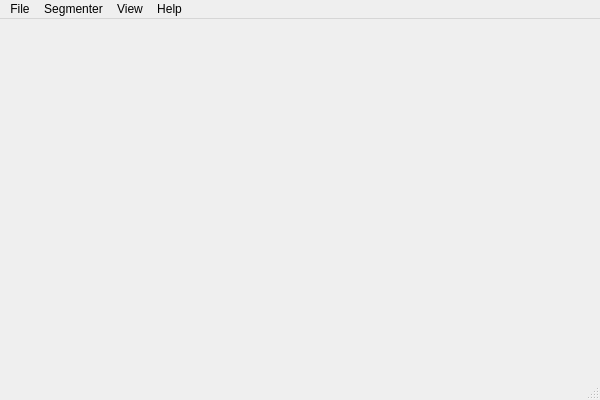
<?xml version="1.0" encoding="UTF-8"?>
<ui version="4.0">
 <class>SegViewer</class>
 <widget class="QMainWindow" name="SegViewer">
  <property name="geometry">
   <rect>
    <x>0</x>
    <y>0</y>
    <width>600</width>
    <height>400</height>
   </rect>
  </property>
  <property name="windowTitle">
   <string>SegViewer</string>
  </property>
  <widget class="QWidget" name="centralWidget">
   <layout class="QVBoxLayout" name="verticalLayout_2"/>
  </widget>
  <widget class="QMenuBar" name="menuBar">
   <property name="geometry">
    <rect>
     <x>0</x>
     <y>0</y>
     <width>600</width>
     <height>25</height>
    </rect>
   </property>
   <widget class="QMenu" name="menuFile">
    <property name="title">
     <string>File</string>
    </property>
    <addaction name="actionOpen"/>
    <addaction name="separator"/>
    <addaction name="actionQuit"/>
   </widget>
   <widget class="QMenu" name="menuHelp">
    <property name="title">
     <string>Help</string>
    </property>
   </widget>
   <widget class="QMenu" name="menuView">
    <property name="title">
     <string>View</string>
    </property>
    <addaction name="actionZoom_In"/>
    <addaction name="actionZoom_Out"/>
    <addaction name="actionNormal_Size"/>
    <addaction name="actionFit_to_Window"/>
   </widget>
   <widget class="QMenu" name="menuSegment">
    <property name="title">
     <string>Segmenter</string>
    </property>
   </widget>
   <addaction name="menuFile"/>
   <addaction name="menuSegment"/>
   <addaction name="menuView"/>
   <addaction name="menuHelp"/>
  </widget>
  <widget class="QStatusBar" name="statusBar"/>
  <action name="actionZoom_In">
   <property name="checkable">
    <bool>false</bool>
   </property>
   <property name="text">
    <string>Zoom In</string>
   </property>
   <property name="shortcut">
    <string>=</string>
   </property>
  </action>
  <action name="actionZoom_Out">
   <property name="text">
    <string>Zoom Out</string>
   </property>
   <property name="shortcut">
    <string>-</string>
   </property>
  </action>
  <action name="actionNormal_Size">
   <property name="text">
    <string>Normal Size</string>
   </property>
  </action>
  <action name="actionFit_to_Window">
   <property name="checkable">
    <bool>true</bool>
   </property>
   <property name="checked">
    <bool>true</bool>
   </property>
   <property name="enabled">
    <bool>true</bool>
   </property>
   <property name="text">
    <string>Fit to Window</string>
   </property>
  </action>
  <action name="actionOpen">
   <property name="text">
    <string>Open image...</string>
   </property>
   <property name="shortcut">
    <string>Ctrl+O</string>
   </property>
  </action>
  <action name="actionQuit">
   <property name="text">
    <string>Quit</string>
   </property>
  </action>
 </widget>
 <layoutdefault spacing="6" margin="11"/>
 <resources/>
 <connections>
  <connection>
   <sender>actionQuit</sender>
   <signal>triggered()</signal>
   <receiver>SegViewer</receiver>
   <slot>close()</slot>
   <hints>
    <hint type="sourcelabel">
     <x>-1</x>
     <y>-1</y>
    </hint>
    <hint type="destinationlabel">
     <x>299</x>
     <y>199</y>
    </hint>
   </hints>
  </connection>
 </connections>
</ui>
